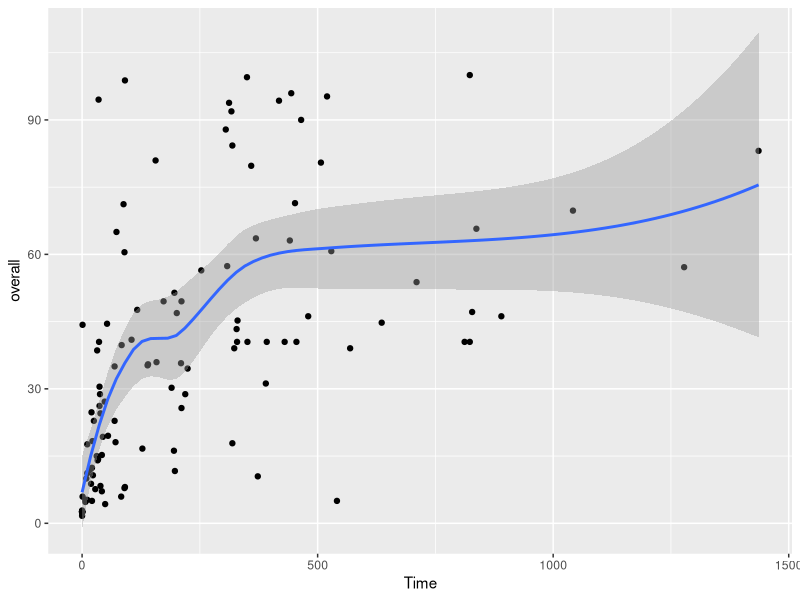

Source code (R):
## ---- chunk 1
knitr::opts_chunk$set(echo = TRUE)
## ---- chunk 2
library(tidyverse)
data = read_csv("clean_data_sta_with_season.csv")
 time_stats = data  %>% select(Instructor_ID,Student_ID,Duration,Session_ID
                                                       ,Training_Type) %>%
  mutate(Solo_Time = Duration * as.integer(str_detect(Training_Type,"solo")) ,Dual_Time = Duration * as.integer(str_detect(Training_Type,"dual||Ins")),
         CC_Time_Dual = Duration * as.integer(str_detect(Training_Type,"CC_dual")),
         CC_Time_Solo = Duration * as.integer(str_detect(Training_Type,"CC_solo")),
         Ins_Dual_Time = Duration * as.integer(str_detect(Training_Type,"Ins")))%>% group_by(Instructor_ID,Student_ID,Session_ID) %>% 
  summarise(
    Total_Duration = sum(Duration),
    Total_Solo = sum(Solo_Time), Total_Dual = sum(Dual_Time), Total_CC_Dual = sum(CC_Time_Dual),
    Total_CC_Solo = sum(CC_Time_Solo), Total_Ins_Dual = sum(Ins_Dual_Time)
  ) %>%
  summarise(Total_Duration = sum(Total_Duration),Total_Solo = sum(Total_Solo), Total_Dual = sum(Total_Dual), Total_CC_Dual = sum(Total_CC_Dual),
    Total_CC_Solo = sum(Total_CC_Solo), Total_Ins_Dual = sum(Total_Ins_Dual)) %>% ungroup() %>% arrange(desc(Total_Duration))

#time_stats
## ---- chunk 3
percents =time_stats %>% mutate(Total_Duration = ifelse(Total_Duration>45,1,Total_Duration/45)*100,Total_Solo = 
                        ifelse(Total_Solo<12,Total_Solo/12,1)*100,Total_Dual = ifelse(Total_Dual<17,Total_Dual/17,1)*100,Total_CC_Dual = ifelse(Total_CC_Dual<3,Total_CC_Dual/3,1)*100 ,Total_CC_Solo = ifelse(Total_CC_Solo<5,Total_CC_Solo/5,1)*100 ,Total_Ins_Dual = ifelse(Total_Ins_Dual<5,Total_Ins_Dual/5,1)*100,overall = Total_Solo*12/42+Total_Dual*17/42+Total_CC_Dual*3/42+Total_CC_Solo*5/42+Total_Ins_Dual*5/42)%>%
 arrange(desc(overall))
#this is the table
percents


## ---- chunk 4
Student_Time = data %>% unite("Date", c(Year, Month, Day), sep = "-") %>% 
  mutate(Date = as.Date(Date)) %>% group_by(Instructor_ID,Student_ID) %>% 
  distinct(Session_ID,.keep_all = T) %>% mutate(Diff = Date - lag(Date)) %>%
  summarise(Time = sum(Diff,na.rm=T)) %>% ungroup()
#percents %>% inner_join(Student_Time,by = c("Student_ID","Instructor_ID")) %>%
#  ggplot(aes(x=Time,y=Total_Duration))+ geom_col() +geom_smooth()
#percents %>% inner_join(Student_Time,by = c("Student_ID","Instructor_ID")) %>%
#  ggplot(aes(x=Time,y=Total_CC_Dual))+ geom_col() +geom_smooth()
#percents %>% inner_join(Student_Time,by = c("Student_ID","Instructor_ID")) %>%
#  ggplot(aes(x=Time,y=Total_CC_Solo))+ geom_col()+geom_smooth()
#percents %>% inner_join(Student_Time,by = c("Student_ID","Instructor_ID")) %>%
#  ggplot(aes(x=Time,y=Total_Dual))+ geom_col()+geom_smooth()
#percents %>% inner_join(Student_Time,by = c("Student_ID","Instructor_ID")) %>%
#  ggplot(aes(x=Time,y=Total_Solo))+ geom_col()+geom_smooth()

#this is the graph
percents %>% inner_join(Student_Time,by = c("Student_ID","Instructor_ID")) %>% 
  ggplot(aes(x=Time,y=overall))+ geom_point()+geom_smooth()

